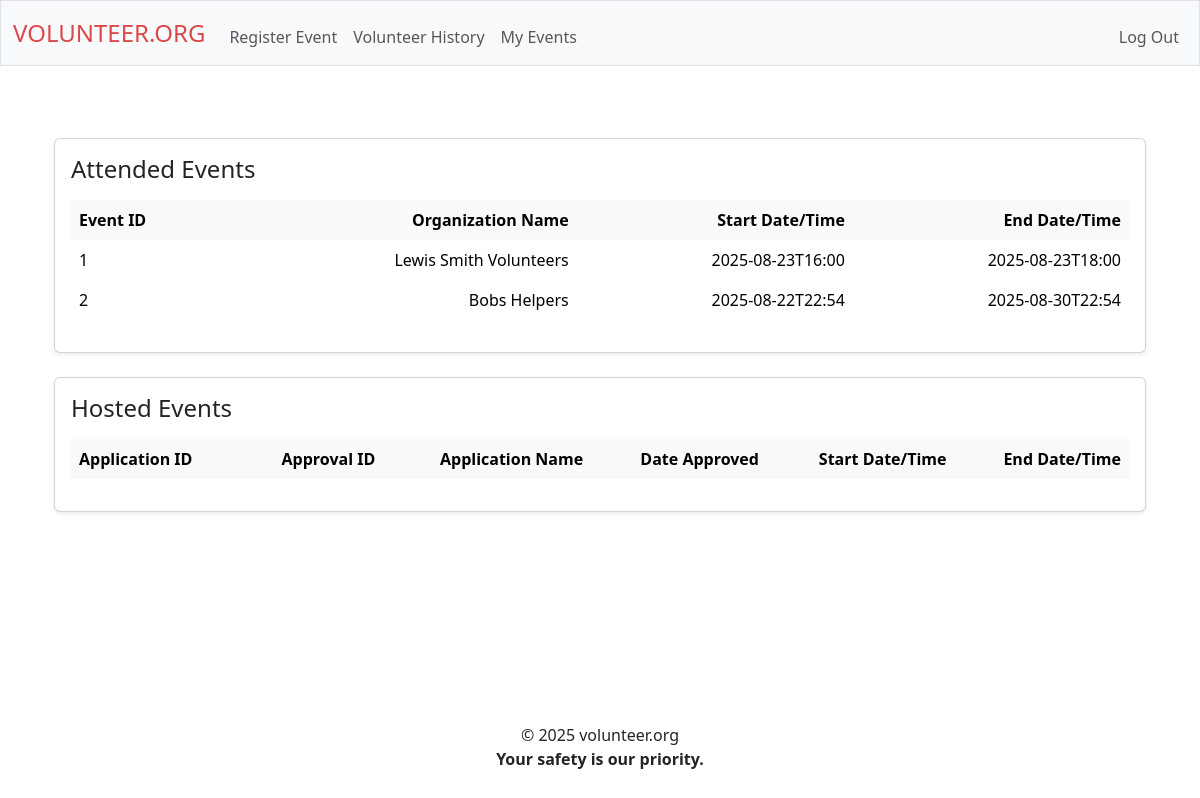
Page /volunteer_history (signed in) on the earlier database version.
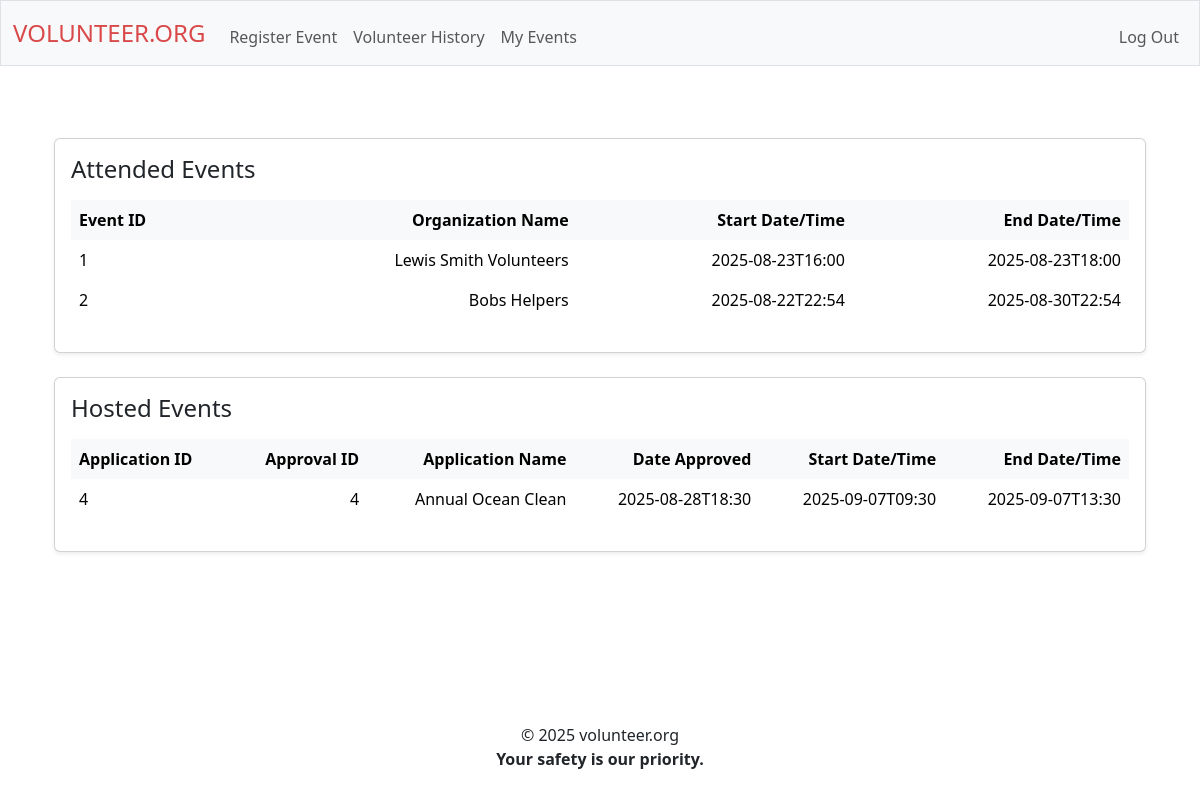
Same page on the later database version.
### tables this page shows
CREATE TABLE application_for_review (
    id INTEGER PRIMARY KEY,
    name_organizer TEXT NOT NULL,
    email_organizer TEXT NOT NULL,
    city_organizer TEXT NOT NULL,
    state_organizer TEXT NOT NULL,
    zip_organizer TEXT NOT NULL,

    organization_name TEXT NOT NULL,
    organization_email TEXT NOT NULL,

    activity_age TEXT NOT NULL,
    activity_city TEXT NOT NULL,
    activity_state TEXT NOT NULL,
    activity_zip TEXT NOT NULL,

    max_people INT NOT NULL,

    date_start TIMESTAMP NOT NULL,
    date_end TIMESTAMP NOT NULL,
    date_reg_deadline TIMESTAMP NOT NULL,

    activity_name TEXT NOT NULL,
    description TEXT NOT NULL,

account_id INTEGER NOT NULL,
account_name TEXT NOT NULL,
account_email TEXT NOT NULL,
account_user_age INTEGER NOT NULL,
account_username TEXT NOT NULL
);

CREATE TABLE applications_approved (
approval_id INTEGER PRIMARY KEY,
application_id INTEGER NOT NULL,
staff_id INTEGER NOT NULL,
date TIMESTAMP NOT NULL
);

### routes/user.py (the view)
@user_bp.route("/volunteer_history", methods=["GET"])
def volunteer_history():
    if "user_id" not in session:
        return redirect("/login")
    attended_events = db.execute("SELECT * FROM rsvp WHERE user_id = ?", (session["user_id"],)).fetchall()
    hosted_events = db.execute("SELECT * FROM application_for_review WHERE account_id = ? AND id IN (SELECT application_id FROM applications_approved)", (session["user_id"],)).fetchall()
    events_attended = []
    events_hosted = []
    for event in attended_events:
        rows = db.execute("SELECT * FROM application_for_review WHERE id = ?", (event[1],)).fetchone()
        if rows:
            events_attended.append(
                [
                    event[1],
                    rows[6],
                    rows[13],
                    rows[14]
                ]
            )
    for event in hosted_events:
        rows = db.execute("SELECT * FROM applications_approved WHERE application_id = ?", (event[0],)).fetchall()
        events_hosted.append(
            [
                event[0],
                rows[0][0],
                event[16],
                rows[0][3],
                event[13],
                event[14]
            ]
        )
    return render_template("volunteer_history.html", events_attended=events_attended, events_hosted=events_hosted)

### app.py (called while the page is built)
def create_app():
    app = Flask(__name__)
    app.config.from_object(Config)
    Session(app)
    register_blueprints(app)
    @app.after_request
    def after_request(response):
        response.headers["Cache-Control"] = "no-cache, no-store, must-revalidate"
        response.headers["Expires"] = 0
        response.headers["Pragma"] = "no-cache"
        return response
    return app

### templates/volunteer_history.html (shortened to what this page needs)
{% extends "layout.html" %}
{% block main %}
<div class="container my-4">
  <div class="card shadow-sm mb-4">
    <div class="card-body">
      <h4 class="card-title mb-3">Attended Events</h4>
      <div class="table-responsive">
        <table class="table table-borderless table-hover align-middle">
          <thead class="table-light">
            <tr>
              <th class="text-start">Event ID</th>
              <th class="text-end">Organization Name</th>
              <th class="text-end">Start Date/Time</th>
              <th class="text-end">End Date/Time</th>
            </tr>
          </thead>
          <tbody>
            {% for history in events_attended %}
              <tr>
                <td class="text-start">{{ history[0] }}</td>
                <td class="text-end">{{ history[1] }}</td>
                <td class="text-end">{{ history[2] }}</td>
                <td class="text-end">{{ history[3] }}</td>
              </tr>
            {% endfor %}
          </tbody>
        </table>
      </div>
    </div>
  </div>
  <div class="card shadow-sm">
    <div class="card-body">
      <h4 class="card-title mb-3">Hosted Events</h4>
      <div class="table-responsive">
        <table class="table table-borderless table-hover align-middle">
          <thead class="table-light">
            <tr>
              <th class="text-start">Application ID</th>
              <th class="text-end">Approval ID</th>
              <th class="text-end">Application Name</th>
              <th class="text-end">Date Approved</th>
              <th class="text-end">Start Date/Time</th>
              <th class="text-end">End Date/Time</th>
            </tr>
          </thead>
          <tbody>
            {% for history in events_hosted %}
              <tr>
                <td class="text-start">{{ history[0] }}</td>
                <td class="text-end">{{ history[1] }}</td>
                <td class="text-end">{{ history[2] }}</td>
                <td class="text-end">{{ history[3] }}</td>
                <td class="text-end">{{ history[4] }}</td>
                <td class="text-end">{{ history[5] }}</td>
              </tr>
            {% endfor %}
          </tbody>
        </table>
      </div>
    </div>
    </div class="slide-up">
</div>
{% endblock %}

Differences in the rows shown:
added application_for_review: activity_name "Annual Ocean Clean", date_start "2025-09-07T09:30", date_end "2025-09-07T13:30"
added applications_approved: date "2025-08-28T18:30"
Other differences:
new list line: "4 4"
